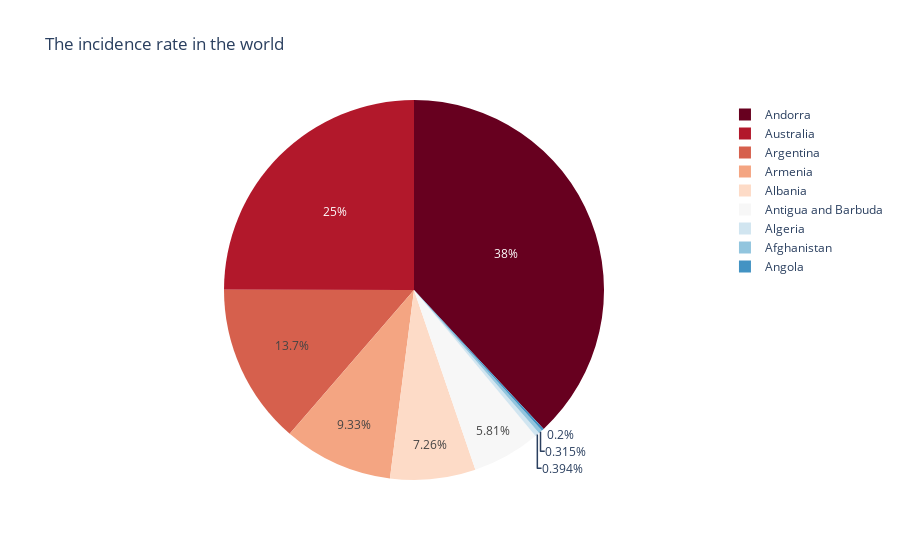

Here is the notebook cell this chart was saved with:
### Code cell
#Incidence rate in a country
fig4 = px.pie(data1, values='Incident_Rate', names='Country_Region', 
              color_discrete_sequence=px.colors.sequential.RdBu , 
              title='The incidence rate in the world')

fig4.show()

### Figure 1 — Plotly figure (JSON) as saved in the notebook; plotly's stock layout.template omitted (floating-point values rounded to 4 significant figures)
{"data": [{"domain": {"x": [0, 1], "y": [0, 1]}, "hovertemplate": "Country_Region=%{label}<br>Incident_Rate=%{value}<extra></extra>", "labels": ["Afghanistan", "Albania", "Algeria", "Andorra", "Angola", "Antarctica", "Antigua and Barbuda", "Argentina", "Armenia", "Australia"], "legendgroup": "", "name": "", "showlegend": true, "type": "pie", "values": [492.1, 11360.0, 615.7, 59500.0, 312.3, null, 9083.0, 21370.0, 14590.0, 39080.0]}], "layout": {"legend": {"tracegroupgap": 0}, "piecolorway": ["rgb(103,0,31)", "rgb(178,24,43)", "rgb(214,96,77)", "rgb(244,165,130)", "rgb(253,219,199)", "rgb(247,247,247)", "rgb(209,229,240)", "rgb(146,197,222)", "rgb(67,147,195)", "rgb(33,102,172)", "rgb(5,48,97)"], "title": {"text": "The incidence rate in the world"}}}
